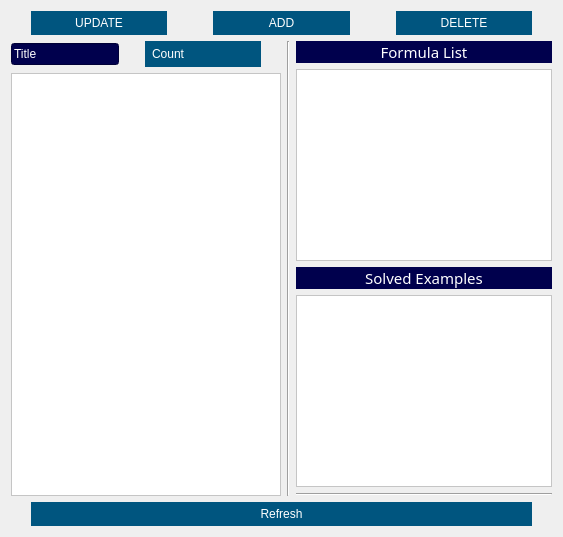
      <widget class="QWidget" name="update_page">
       <attribute name="title">
        <string>UPDATE</string>
       </attribute>
       <layout class="QVBoxLayout" name="verticalLayout_19">
        <item>
         <layout class="QHBoxLayout" name="horizontalLayout_10">
          <item>
           <widget class="QPushButton" name="update_update_btn">
            <property name="styleSheet">
             <string notr="true">background-color: rgb(0, 85, 127);
border-radius:60px;
margin-right:20px;
margin-left:20px;
padding:5px;
color:white;</string>
            </property>
            <property name="text">
             <string>UPDATE</string>
            </property>
            <property name="icon">
             <iconset resource="../../phy_assistant2/icons.qrc">
              <normaloff>:/icons/icons/note.ico</normaloff>:/icons/icons/note.ico</iconset>
            </property>
           </widget>
          </item>
          <item>
           <widget class="QPushButton" name="update_add_btn">
            <property name="styleSheet">
             <string notr="true">background-color: rgb(0, 85, 127);
border-radius:60px;
margin-right:20px;
margin-left:20px;
padding:5px;
color:white;</string>
            </property>
            <property name="text">
             <string>ADD</string>
            </property>
            <property name="icon">
             <iconset resource="../../phy_assistant2/icons.qrc">
              <normaloff>:/icons/icons/atom2.ico</normaloff>:/icons/icons/atom2.ico</iconset>
            </property>
           </widget>
          </item>
          <item>
           <widget class="QPushButton" name="update_delete_btn">
            <property name="styleSheet">
             <string notr="true">background-color: rgb(0, 85, 127);
border-radius:60px;
margin-right:20px;
margin-left:20px;
padding:5px;
color:white;</string>
            </property>
            <property name="text">
             <string>DELETE</string>
            </property>
            <property name="icon">
             <iconset resource="../../phy_assistant2/icons.qrc">
              <normaloff>:/icons/icons/atom2.ico</normaloff>:/icons/icons/atom2.ico</iconset>
            </property>
           </widget>
          </item>
         </layout>
        </item>
        <item>
         <layout class="QHBoxLayout" name="horizontalLayout_7">
          <item>
           <layout class="QVBoxLayout" name="verticalLayout_18">
            <item>
             <layout class="QHBoxLayout" name="horizontalLayout_9">
              <item>
               <widget class="QLineEdit" name="update_note_title">
                <property name="styleSheet">
                 <string notr="true">background-color:rgb(0, 0, 77);
color: rgb(255, 255, 255);
font: 11pt &quot;hooge 05_54&quot;;</string>
                </property>
                <property name="text">
                 <string>Title</string>
                </property>
               </widget>
              </item>
              <item>
               <widget class="QLineEdit" name="update_count_label">
                <property name="styleSheet">
                 <string notr="true">background-color: rgb(0, 85, 127);
border-radius:60px;
margin-right:20px;
margin-left:20px;
padding:5px;
color:white;
font: 11pt &quot;hooge 05_54&quot;;</string>
                </property>
                <property name="text">
                 <string>Count</string>
                </property>
               </widget>
              </item>
             </layout>
            </item>
            <item>
             <widget class="QTextEdit" name="update_note_content">
              <property name="styleSheet">
               <string notr="true">background-color: rgb(255, 255, 255);
color: rgb(0, 0, 0);
font: 75 14pt &quot;Arial&quot;;</string>
              </property>
             </widget>
            </item>
           </layout>
          </item>
          <item>
           <widget class="Line" name="line_7">
            <property name="orientation">
             <enum>Qt::Vertical</enum>
            </property>
           </widget>
          </item>
          <item>
           <layout class="QVBoxLayout" name="verticalLayout_17">
            <item>
             <widget class="QLabel" name="update_formula_list_label">
              <property name="font">
               <font>
                <family>hooge 05_54</family>
                <pointsize>11</pointsize>
                <weight>50</weight>
                <italic>false</italic>
                <bold>false</bold>
               </font>
              </property>
              <property name="styleSheet">
               <string notr="true">background-color:rgb(0, 0, 77);
color: rgb(255, 255, 255);
font: 11pt &quot;hooge 05_54&quot;;</string>
              </property>
              <property name="text">
               <string>Formula List</string>
              </property>
              <property name="alignment">
               <set>Qt::AlignCenter</set>
              </property>
             </widget>
            </item>
            <item>
             <widget class="QTextEdit" name="update_formula_list_content">
              <property name="styleSheet">
               <string notr="true">background-color: rgb(255, 255, 255);
color: rgb(0, 0, 0);
font: 75 14pt &quot;Arial&quot;;</string>
              </property>
             </widget>
            </item>
            <item>
             <widget class="QLabel" name="update_solved_examples_label">
              <property name="font">
               <font>
                <family>hooge 05_54</family>
                <pointsize>11</pointsize>
                <weight>50</weight>
                <italic>false</italic>
                <bold>false</bold>
               </font>
              </property>
              <property name="styleSheet">
               <string notr="true">background-color:rgb(0, 0, 77);
color: rgb(255, 255, 255);
font: 11pt &quot;hooge 05_54&quot;;</string>
              </property>
              <property name="text">
               <string>Solved Examples</string>
              </property>
              <property name="alignment">
               <set>Qt::AlignCenter</set>
              </property>
             </widget>
            </item>
            <item>
             <widget class="QTextEdit" name="update_solved_examples_content">
              <property name="styleSheet">
               <string notr="true">background-color: rgb(255, 255, 255);
color: rgb(0, 0, 0);
font: 75 14pt &quot;Arial&quot;;</string>
              </property>
             </widget>
            </item>
            <item>
             <widget class="Line" name="line_8">
              <property name="orientation">
               <enum>Qt::Horizontal</enum>
              </property>
             </widget>
            </item>
           </layout>
          </item>
         </layout>
        </item>
        <item>
         <widget class="QPushButton" name="update_refresh_btn">
          <property name="styleSheet">
           <string notr="true">background-color: rgb(0, 85, 127);
border-radius:60px;
margin-right:20px;
margin-left:20px;
padding:5px;
color:white;</string>
          </property>
          <property name="text">
           <string>Refresh</string>
          </property>
          <property name="icon">
           <iconset resource="../../phy_assistant2/icons.qrc">
            <normaloff>:/icons/icons/note.ico</normaloff>:/icons/icons/note.ico</iconset>
          </property>
         </widget>
        </item>
       </layout>
      </widget>
